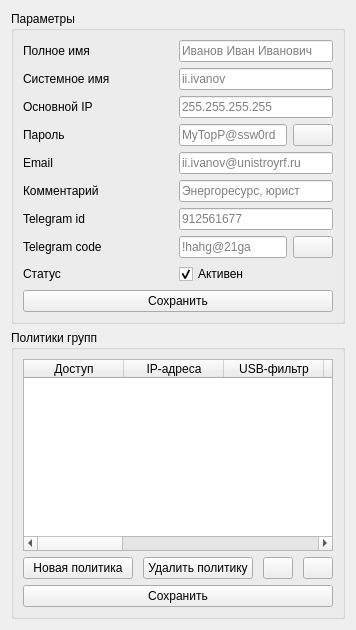
          <widget class="QWidget" name="users_tab_info">
           <attribute name="title">
            <string>Общее</string>
           </attribute>
           <layout class="QGridLayout" name="gridLayout_4">
            <item row="1" column="0">
             <layout class="QGridLayout" name="gridLayout_2">
              <property name="bottomMargin">
               <number>0</number>
              </property>
              <item row="0" column="0">
               <widget class="QFrame" name="frame_7">
                <property name="lineWidth">
                 <number>0</number>
                </property>
                <layout class="QGridLayout" name="gridLayout_10">
                 <property name="leftMargin">
                  <number>0</number>
                 </property>
                 <property name="topMargin">
                  <number>0</number>
                 </property>
                 <property name="rightMargin">
                  <number>0</number>
                 </property>
                 <property name="bottomMargin">
                  <number>0</number>
                 </property>
                 <item row="0" column="0">
                  <layout class="QVBoxLayout" name="verticalLayout" stretch="0">
                   <property name="spacing">
                    <number>6</number>
                   </property>
                   <item>
                    <widget class="QGroupBox" name="groupBox">
                     <property name="sizePolicy">
                      <sizepolicy hsizetype="Preferred" vsizetype="Maximum">
                       <horstretch>0</horstretch>
                       <verstretch>0</verstretch>
                      </sizepolicy>
                     </property>
                     <property name="title">
                      <string>Параметры</string>
                     </property>
                     <layout class="QVBoxLayout" name="verticalLayout_10">
                      <property name="sizeConstraint">
                       <enum>QLayout::SizeConstraint::SetMaximumSize</enum>
                      </property>
                      <item>
                       <layout class="QHBoxLayout" name="horizontalLayout_23">
                        <item>
                         <widget class="QLabel" name="users_fullname_label">
                          <property name="sizePolicy">
                           <sizepolicy hsizetype="Preferred" vsizetype="Preferred">
                            <horstretch>0</horstretch>
                            <verstretch>0</verstretch>
                           </sizepolicy>
                          </property>
                          <property name="minimumSize">
                           <size>
                            <width>150</width>
                            <height>0</height>
                           </size>
                          </property>
                          <property name="text">
                           <string>Полное имя</string>
                          </property>
                         </widget>
                        </item>
                        <item>
                         <widget class="QLineEdit" name="le_user_cn">
                          <property name="inputMethodHints">
                           <set>Qt::InputMethodHint::ImhNone</set>
                          </property>
                          <property name="text">
                           <string/>
                          </property>
                          <property name="placeholderText">
                           <string>Иванов Иван Иванович</string>
                          </property>
                         </widget>
                        </item>
                       </layout>
                      </item>
                      <item>
                       <layout class="QHBoxLayout" name="horizontalLayout_24">
                        <item>
                         <widget class="QLabel" name="label_2">
                          <property name="sizePolicy">
                           <sizepolicy hsizetype="Preferred" vsizetype="Preferred">
                            <horstretch>0</horstretch>
                            <verstretch>0</verstretch>
                           </sizepolicy>
                          </property>
                          <property name="minimumSize">
                           <size>
                            <width>150</width>
                            <height>0</height>
                           </size>
                          </property>
                          <property name="text">
                           <string>Системное имя</string>
                          </property>
                         </widget>
                        </item>
                        <item>
                         <widget class="QLineEdit" name="le_user_name">
                          <property name="inputMethodHints">
                           <set>Qt::InputMethodHint::ImhNone</set>
                          </property>
                          <property name="text">
                           <string/>
                          </property>
                          <property name="dragEnabled">
                           <bool>false</bool>
                          </property>
                          <property name="readOnly">
                           <bool>true</bool>
                          </property>
                          <property name="placeholderText">
                           <string>ii.ivanov</string>
                          </property>
                         </widget>
                        </item>
                       </layout>
                      </item>
                      <item>
                       <layout class="QHBoxLayout" name="horizontalLayout_25">
                        <item>
                         <widget class="QLabel" name="label_11">
                          <property name="sizePolicy">
                           <sizepolicy hsizetype="Preferred" vsizetype="Preferred">
                            <horstretch>0</horstretch>
                            <verstretch>0</verstretch>
                           </sizepolicy>
                          </property>
                          <property name="minimumSize">
                           <size>
                            <width>150</width>
                            <height>0</height>
                           </size>
                          </property>
                          <property name="text">
                           <string>Основной IP</string>
                          </property>
                         </widget>
                        </item>
                        <item>
                         <widget class="QLineEdit" name="le_user_default_ip">
                          <property name="inputMask">
                           <string/>
                          </property>
                          <property name="text">
                           <string/>
                          </property>
                          <property name="frame">
                           <bool>true</bool>
                          </property>
                          <property name="dragEnabled">
                           <bool>false</bool>
                          </property>
                          <property name="placeholderText">
                           <string>255.255.255.255</string>
                          </property>
                         </widget>
                        </item>
                       </layout>
                      </item>
                      <item>
                       <layout class="QHBoxLayout" name="horizontalLayout_26">
                        <item>
                         <widget class="QLabel" name="label_56">
                          <property name="sizePolicy">
                           <sizepolicy hsizetype="Preferred" vsizetype="Preferred">
                            <horstretch>0</horstretch>
                            <verstretch>0</verstretch>
                           </sizepolicy>
                          </property>
                          <property name="minimumSize">
                           <size>
                            <width>150</width>
                            <height>0</height>
                           </size>
                          </property>
                          <property name="text">
                           <string>Пароль</string>
                          </property>
                         </widget>
                        </item>
                        <item>
                         <widget class="QLineEdit" name="le_user_pass">
                          <property name="inputMethodHints">
                           <set>Qt::InputMethodHint::ImhNoAutoUppercase|Qt::InputMethodHint::ImhNoPredictiveText|Qt::InputMethodHint::ImhSensitiveData</set>
                          </property>
                          <property name="inputMask">
                           <string/>
                          </property>
                          <property name="text">
                           <string/>
                          </property>
                          <property name="frame">
                           <bool>true</bool>
                          </property>
                          <property name="echoMode">
                           <enum>QLineEdit::EchoMode::PasswordEchoOnEdit</enum>
                          </property>
                          <property name="placeholderText">
                           <string>MyTopP@ssw0rd</string>
                          </property>
                         </widget>
                        </item>
                        <item>
                         <widget class="QPushButton" name="btn_show_pass">
                          <property name="text">
                           <string/>
                          </property>
                          <property name="icon">
                           <iconset resource="resources.qrc">
                            <normaloff>:/res/icons/eye_on.png</normaloff>
                            <normalon>:/res/icons/eye_off.png</normalon>:/res/icons/eye_on.png</iconset>
                          </property>
                          <property name="checkable">
                           <bool>true</bool>
                          </property>
                          <property name="autoRepeat">
                           <bool>false</bool>
                          </property>
                          <property name="autoExclusive">
                           <bool>false</bool>
                          </property>
                         </widget>
                        </item>
                       </layout>
                      </item>
                      <item>
                       <layout class="QHBoxLayout" name="horizontalLayout_27">
                        <item>
                         <widget class="QLabel" name="label_12">
                          <property name="minimumSize">
                           <size>
                            <width>150</width>
                            <height>0</height>
                           </size>
                          </property>
                          <property name="text">
                           <string>Email</string>
                          </property>
                         </widget>
                        </item>
                        <item>
                         <widget class="QLineEdit" name="le_user_email">
                          <property name="text">
                           <string/>
                          </property>
                          <property name="placeholderText">
                           <string>ii.ivanov@unistroyrf.ru</string>
                          </property>
                         </widget>
                        </item>
                       </layout>
                      </item>
                      <item>
                       <layout class="QHBoxLayout" name="horizontalLayout_28">
                        <item>
                         <widget class="QLabel" name="label_10">
                          <property name="minimumSize">
                           <size>
                            <width>150</width>
                            <height>0</height>
                           </size>
                          </property>
                          <property name="text">
                           <string>Комментарий</string>
                          </property>
                         </widget>
                        </item>
                        <item>
                         <widget class="QLineEdit" name="le_user_comment">
                          <property name="text">
                           <string/>
                          </property>
                          <property name="placeholderText">
                           <string>Энергоресурс, юрист</string>
                          </property>
                         </widget>
                        </item>
                       </layout>
                      </item>
                      <item>
                       <layout class="QHBoxLayout" name="horizontalLayout_29">
                        <item>
                         <widget class="QLabel" name="label_44">
                          <property name="minimumSize">
                           <size>
                            <width>150</width>
                            <height>0</height>
                           </size>
                          </property>
                          <property name="text">
                           <string>Telegram id</string>
                          </property>
                         </widget>
                        </item>
                        <item>
                         <widget class="QLineEdit" name="le_user_tg_id">
                          <property name="text">
                           <string/>
                          </property>
                          <property name="placeholderText">
                           <string>912561677</string>
                          </property>
                         </widget>
                        </item>
                       </layout>
                      </item>
                      <item>
                       <layout class="QHBoxLayout" name="horizontalLayout_30">
                        <item>
                         <widget class="QLabel" name="label_55">
                          <property name="minimumSize">
                           <size>
                            <width>150</width>
                            <height>0</height>
                           </size>
                          </property>
                          <property name="text">
                           <string>Telegram code</string>
                          </property>
                         </widget>
                        </item>
                        <item>
                         <widget class="QLineEdit" name="le_user_tg_code">
                          <property name="text">
                           <string/>
                          </property>
                          <property name="echoMode">
                           <enum>QLineEdit::EchoMode::PasswordEchoOnEdit</enum>
                          </property>
                          <property name="placeholderText">
                           <string>!hahg@21ga</string>
                          </property>
                         </widget>
                        </item>
                        <item>
                         <widget class="QPushButton" name="btn_show_tg_code">
                          <property name="text">
                           <string/>
                          </property>
                          <property name="icon">
                           <iconset resource="resources.qrc">
                            <normaloff>:/res/icons/eye_on.png</normaloff>
                            <normalon>:/res/icons/eye_off.png</normalon>:/res/icons/eye_on.png</iconset>
                          </property>
                          <property name="checkable">
                           <bool>true</bool>
                          </property>
                         </widget>
                        </item>
                       </layout>
                      </item>
                      <item>
                       <layout class="QHBoxLayout" name="horizontalLayout_31">
                        <item>
                         <widget class="QLabel" name="label_3">
                          <property name="sizePolicy">
                           <sizepolicy hsizetype="Minimum" vsizetype="Preferred">
                            <horstretch>0</horstretch>
                            <verstretch>0</verstretch>
                           </sizepolicy>
                          </property>
                          <property name="minimumSize">
                           <size>
                            <width>150</width>
                            <height>0</height>
                           </size>
                          </property>
                          <property name="maximumSize">
                           <size>
                            <width>150</width>
                            <height>16777215</height>
                           </size>
                          </property>
                          <property name="baseSize">
                           <size>
                            <width>0</width>
                            <height>0</height>
                           </size>
                          </property>
                          <property name="layoutDirection">
                           <enum>Qt::LayoutDirection::LeftToRight</enum>
                          </property>
                          <property name="text">
                           <string>Статус</string>
                          </property>
                          <property name="textFormat">
                           <enum>Qt::TextFormat::AutoText</enum>
                          </property>
                          <property name="scaledContents">
                           <bool>true</bool>
                          </property>
                          <property name="alignment">
                           <set>Qt::AlignmentFlag::AlignLeading|Qt::AlignmentFlag::AlignLeft|Qt::AlignmentFlag::AlignVCenter</set>
                          </property>
                         </widget>
                        </item>
                        <item>
                         <widget class="QCheckBox" name="cb_user_active">
                          <property name="sizePolicy">
                           <sizepolicy hsizetype="Preferred" vsizetype="Preferred">
                            <horstretch>0</horstretch>
                            <verstretch>0</verstretch>
                           </sizepolicy>
                          </property>
                          <property name="minimumSize">
                           <size>
                            <width>150</width>
                            <height>20</height>
                           </size>
                          </property>
                          <property name="maximumSize">
                           <size>
                            <width>16777215</width>
                            <height>20</height>
                           </size>
                          </property>
                          <property name="font">
                           <font>
                            <pointsize>9</pointsize>
                            <italic>false</italic>
                           </font>
                          </property>
                          <property name="text">
                           <string>Активен</string>
                          </property>
                          <property name="checked">
                           <bool>true</bool>
                          </property>
                          <property name="tristate">
                           <bool>false</bool>
                          </property>
                         </widget>
                        </item>
                       </layout>
                      </item>
                      <item>
                       <widget class="QPushButton" name="btn_user_save_params">
                        <property name="text">
                         <string>Сохранить</string>
                        </property>
                        <property name="default">
                         <bool>false</bool>
                        </property>
                        <property name="flat">
                         <bool>false</bool>
                        </property>
                       </widget>
                      </item>
                     </layout>
                    </widget>
                   </item>
                  </layout>
                 </item>
                 <item row="2" column="0">
                  <widget class="QGroupBox" name="groupBox_7">
                   <property name="title">
                    <string>Политики групп</string>
                   </property>
                   <layout class="QGridLayout" name="gridLayout_5">
                    <item row="1" column="0">
                     <widget class="QFrame" name="frame_18">
                      <layout class="QGridLayout" name="gridLayout_21">
                       <property name="leftMargin">
                        <number>0</number>
                       </property>
                       <property name="topMargin">
                        <number>0</number>
                       </property>
                       <property name="rightMargin">
                        <number>0</number>
                       </property>
                       <property name="bottomMargin">
                        <number>0</number>
                       </property>
                       <item row="0" column="0">
                        <widget class="QFrame" name="frame_5">
                         <layout class="QHBoxLayout" name="horizontalLayout_14">
                          <property name="spacing">
                           <number>10</number>
                          </property>
                          <property name="leftMargin">
                           <number>0</number>
                          </property>
                          <property name="topMargin">
                           <number>0</number>
                          </property>
                          <property name="rightMargin">
                           <number>0</number>
                          </property>
                          <property name="bottomMargin">
                           <number>0</number>
                          </property>
                          <item>
                           <widget class="QPushButton" name="btn_user_policies_create">
                            <property name="text">
                             <string>Новая политика</string>
                            </property>
                           </widget>
                          </item>
                          <item>
                           <widget class="QPushButton" name="btn_user_policies_delete">
                            <property name="text">
                             <string>Удалить политику</string>
                            </property>
                           </widget>
                          </item>
                          <item>
                           <widget class="QPushButton" name="btn_change_view_user_policies">
                            <property name="maximumSize">
                             <size>
                              <width>30</width>
                              <height>16777215</height>
                             </size>
                            </property>
                            <property name="text">
                             <string/>
                            </property>
                            <property name="icon">
                             <iconset resource="resources.qrc">
                              <normaloff>:/res/icons/strings.png</normaloff>:/res/icons/strings.png</iconset>
                            </property>
                            <property name="checkable">
                             <bool>false</bool>
                            </property>
                           </widget>
                          </item>
                          <item>
                           <widget class="QPushButton" name="btn_show_user_policies">
                            <property name="maximumSize">
                             <size>
                              <width>30</width>
                              <height>16777215</height>
                             </size>
                            </property>
                            <property name="text">
                             <string/>
                            </property>
                            <property name="icon">
                             <iconset resource="resources.qrc">
                              <normaloff>:/res/icons/eye_on.png</normaloff>
                              <normalon>:/res/icons/eye_off.png</normalon>:/res/icons/eye_on.png</iconset>
                            </property>
                            <property name="checkable">
                             <bool>true</bool>
                            </property>
                           </widget>
                          </item>
                         </layout>
                        </widget>
                       </item>
                       <item row="1" column="0">
                        <widget class="QPushButton" name="btn_user_policies_save">
                         <property name="text">
                          <string>Сохранить</string>
                         </property>
                        </widget>
                       </item>
                      </layout>
                     </widget>
                    </item>
                    <item row="0" column="0">
                     <widget class="QStackedWidget" name="stack_user_policies">
                      <property name="currentIndex">
                       <number>0</number>
                      </property>
                      <widget class="QWidget" name="page">
                       <layout class="QGridLayout" name="gridLayout_29">
                        <property name="leftMargin">
                         <number>0</number>
                        </property>
                        <property name="topMargin">
                         <number>0</number>
                        </property>
                        <property name="rightMargin">
                         <number>0</number>
                        </property>
                        <property name="bottomMargin">
                         <number>0</number>
                        </property>
                        <property name="spacing">
                         <number>0</number>
                        </property>
                        <item row="0" column="0">
                         <widget class="QTableWidget" name="tbl_user_policies">
                          <property name="enabled">
                           <bool>true</bool>
                          </property>
                          <property name="lineWidth">
                           <number>100</number>
                          </property>
                          <property name="midLineWidth">
                           <number>50</number>
                          </property>
                          <property name="selectionMode">
                           <enum>QAbstractItemView::SelectionMode::SingleSelection</enum>
                          </property>
                          <property name="selectionBehavior">
                           <enum>QAbstractItemView::SelectionBehavior::SelectRows</enum>
                          </property>
                          <property name="sortingEnabled">
                           <bool>false</bool>
                          </property>
                          <property name="rowCount">
                           <number>0</number>
                          </property>
                          <property name="columnCount">
                           <number>10</number>
                          </property>
                          <attribute name="verticalHeaderShowSortIndicator" stdset="0">
                           <bool>false</bool>
                          </attribute>
                          <column>
                           <property name="text">
                            <string>Доступ</string>
                           </property>
                           <property name="font">
                            <font>
                             <pointsize>9</pointsize>
                             <kerning>true</kerning>
                            </font>
                           </property>
                          </column>
                          <column>
                           <property name="text">
                            <string>IP-адреса</string>
                           </property>
                          </column>
                          <column>
                           <property name="text">
                            <string>USB-фильтр</string>
                           </property>
                          </column>
                          <column>
                           <property name="text">
                            <string>Auth-Method</string>
                           </property>
                          </column>
                          <column>
                           <property name="text">
                            <string>OTP-секрет</string>
                           </property>
                          </column>
                          <column>
                           <property name="text">
                            <string>Пароль</string>
                           </property>
                          </column>
                          <column>
                           <property name="text">
                            <string>Permit-Login</string>
                           </property>
                          </column>
                          <column>
                           <property name="text">
                            <string>Can kick</string>
                           </property>
                          </column>
                          <column>
                           <property name="text">
                            <string>Kickable</string>
                           </property>
                          </column>
                          <column>
                           <property name="text">
                            <string>Until</string>
                           </property>
                          </column>
                         </widget>
                        </item>
                       </layout>
                      </widget>
                      <widget class="QWidget" name="page_2">
                       <layout class="QGridLayout" name="gridLayout_30">
                        <property name="sizeConstraint">
                         <enum>QLayout::SizeConstraint::SetDefaultConstraint</enum>
                        </property>
                        <property name="leftMargin">
                         <number>0</number>
                        </property>
                        <property name="topMargin">
                         <number>0</number>
                        </property>
                        <property name="rightMargin">
                         <number>0</number>
                        </property>
                        <property name="bottomMargin">
                         <number>0</number>
                        </property>
                        <item row="0" column="0">
                         <widget class="QTreeWidget" name="tree_user_policies">
                          <column>
                           <property name="text">
                            <string>Название</string>
                           </property>
                           <property name="font">
                            <font>
                             <bold>false</bold>
                            </font>
                           </property>
                          </column>
                          <column>
                           <property name="text">
                            <string>Значение</string>
                           </property>
                          </column>
                         </widget>
                        </item>
                       </layout>
                      </widget>
                     </widget>
                    </item>
                   </layout>
                  </widget>
                 </item>
                </layout>
               </widget>
              </item>
             </layout>
            </item>
           </layout>
          </widget>
